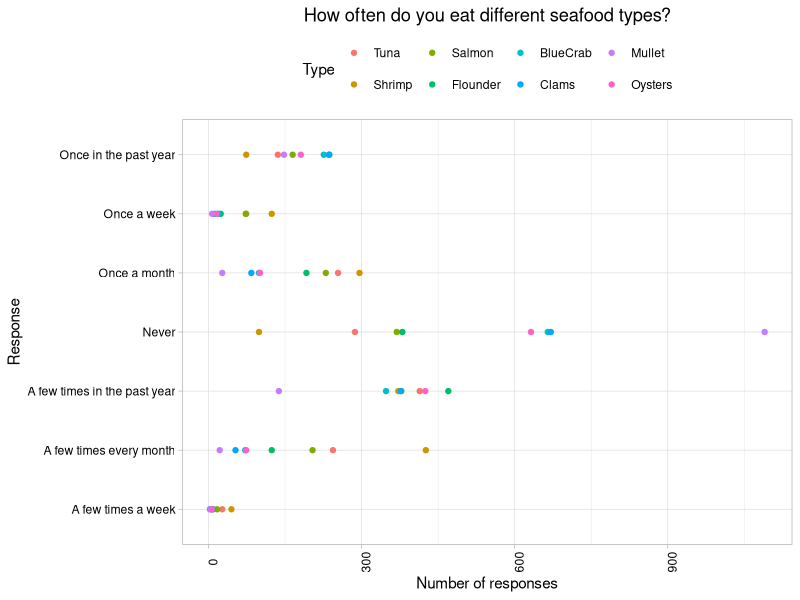
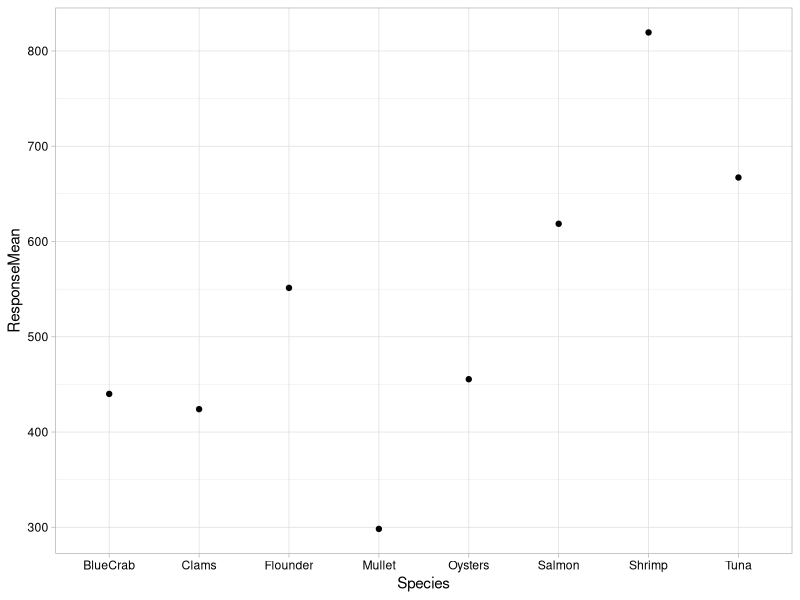
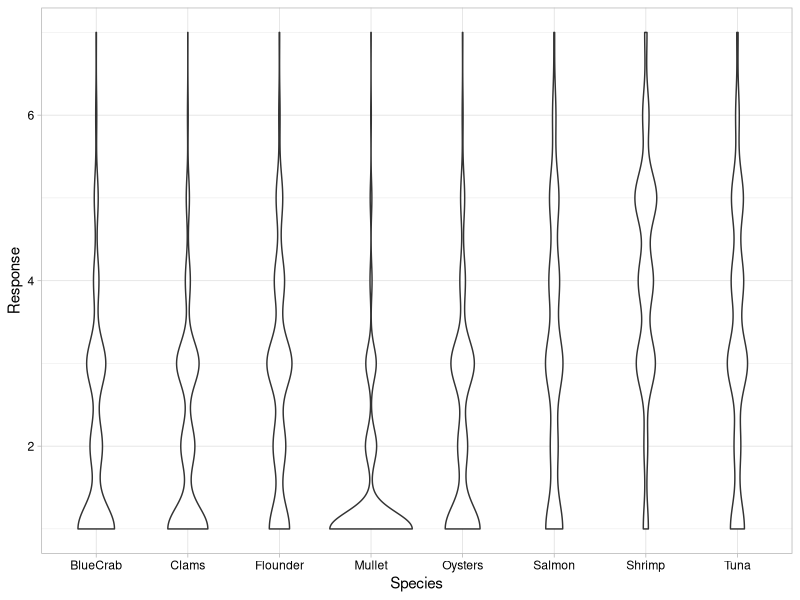
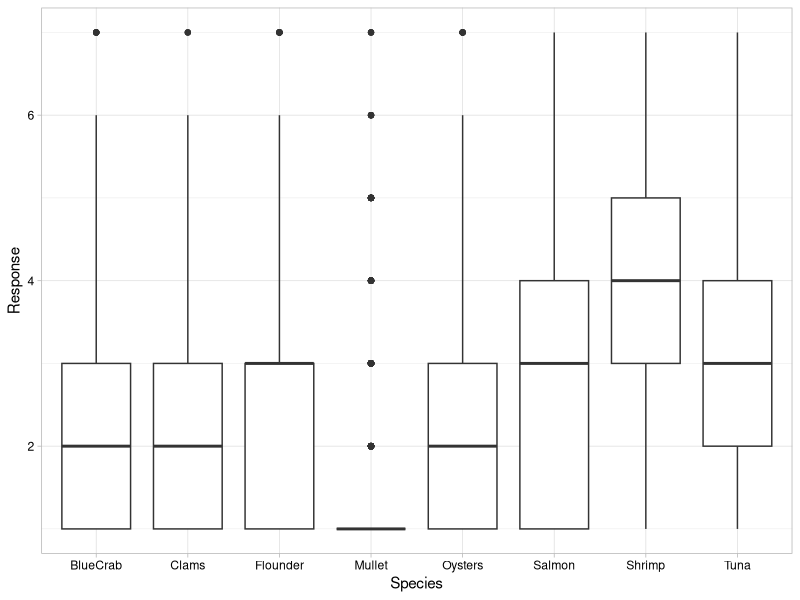
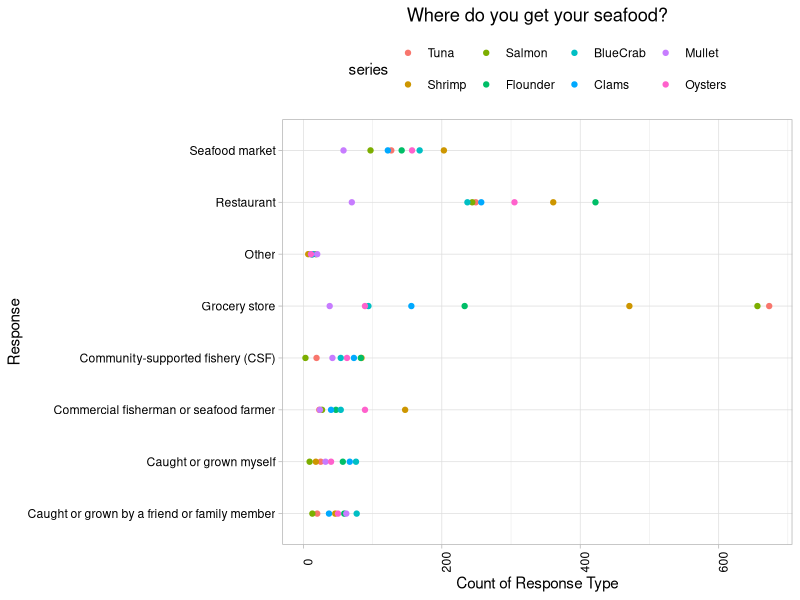
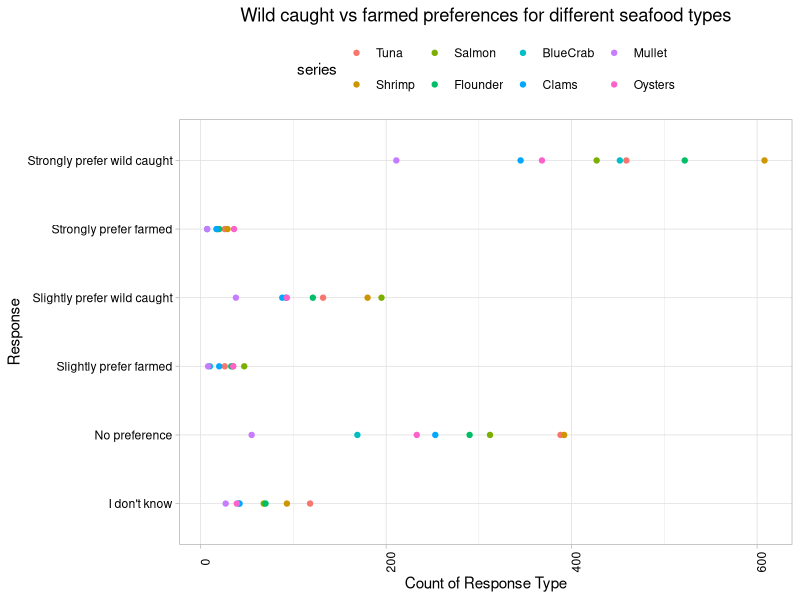
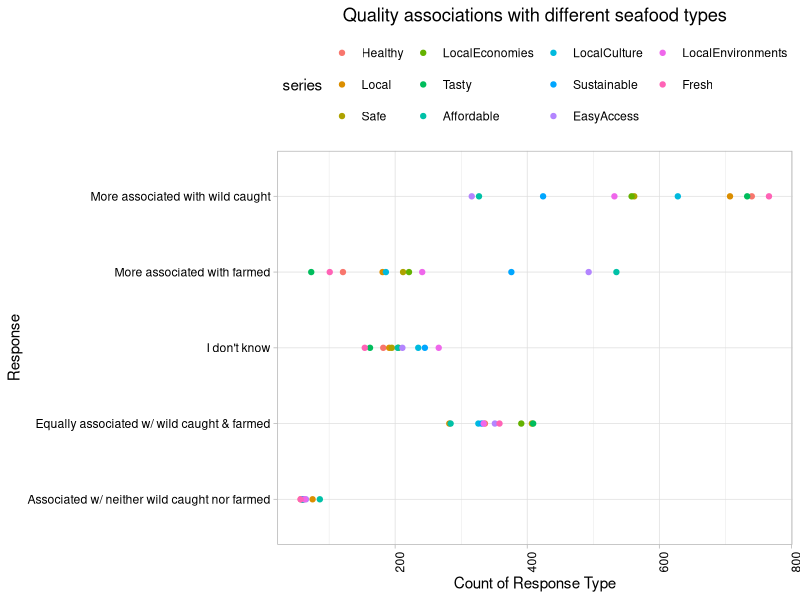
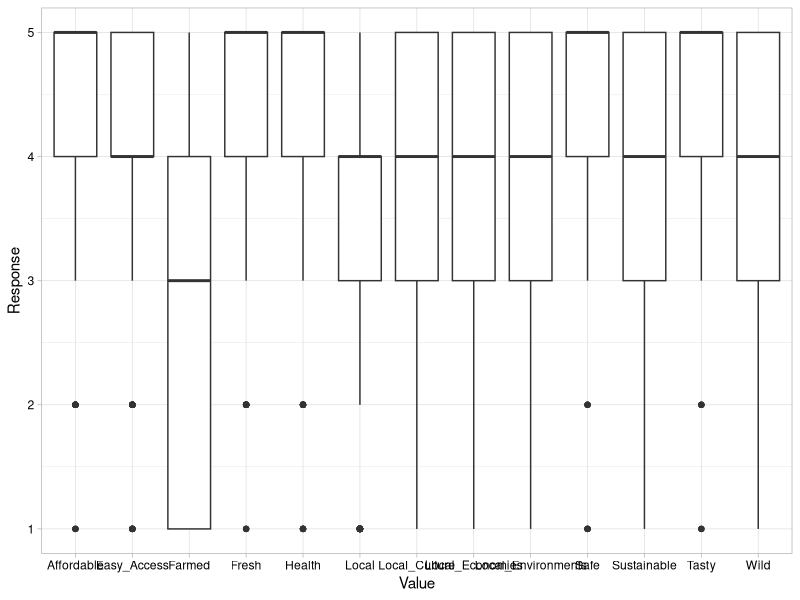

Source code (R) for these figures, in order:
## ---- chunk 1
knitr::opts_chunk$set(echo = TRUE)
## ---- chunk 2
getwd()
library(tidyverse)
library(ggplot2)
library(reshape2)

survey.dat <- read.csv("./AquacultureSurveyData.csv")
survey.codes <- read.csv("./AquacultureSurveyCodes.csv")

# Set ggplot theme
mytheme <- theme_light() +
  theme(axis.text = element_text(color = "black"), 
        legend.position = "top")
theme_set(mytheme)
## ---- chunk 3
freq.sp <- select(survey.dat, Frequency_Tuna:Frequency_Oysters)

freq.sp.Tuna <- as.data.frame(table(freq.sp$Frequency_Tuna))
freq.sp.Shrimp <- as.data.frame(table(freq.sp$Frequency_Shrimp))
freq.sp.Salmon <- as.data.frame(table(freq.sp$Frequency_Salmon))
freq.sp.Flounder <- as.data.frame(table(freq.sp$Frequency_Flounder))
freq.sp.BlueCrab <- as.data.frame(table(freq.sp$Frequency_BlueCrab))
freq.sp.Clams <- as.data.frame(table(freq.sp$Frequency_Clams))
freq.sp.Mullet <- as.data.frame(table(freq.sp$Frequency_Mullet))
freq.sp.Oysters <- as.data.frame(table(freq.sp$Frequency_Oysters))

freq.sp.summary <- freq.sp.Tuna %>% 
  left_join(freq.sp.Shrimp, by = "Var1") %>% 
  left_join(freq.sp.Salmon, by = "Var1") %>% 
  left_join(freq.sp.Flounder, by = "Var1") %>% 
  left_join(freq.sp.BlueCrab, by = "Var1") %>% 
  left_join(freq.sp.Clams, by = "Var1") %>% 
  left_join(freq.sp.Mullet, by = "Var1") %>% 
  left_join(freq.sp.Oysters, by = "Var1")
freq.sp.summary <- freq.sp.summary %>% 
  rename(Response = Var1,
         Tuna = Freq.x,
         Shrimp = Freq.y,
         Salmon = Freq.x.x,
         Flounder = Freq.y.y,
         BlueCrab = Freq.x.x.x,
         Clams = Freq.y.y.y,
         Mullet = Freq.x.x.x.x,
         Oysters = Freq.y.y.y.y)

freq.response.meaning <- c("Never", 
                           "Once in the past year", 
                           "A few times in the past year",
                           "Once a month",
                           "A few times every month",
                           "Once a week",
                           "A few times a week")

freq.sp.summary$Response_Explanation <- freq.response.meaning

#melt data frame into long format
freq.sp.summary.long <- melt(freq.sp.summary,  id.vars = 'Response_Explanation', variable.name = 'series')
freq.sp.summary.long <- freq.sp.summary.long[-c(1, 2, 3, 4, 5, 6, 7), ]
freq.sp.summary.long$value <- as.numeric(freq.sp.summary.long$value)

#create plot for each column in data frame
ggplot(freq.sp.summary.long, aes(y=Response_Explanation, x=value)) +
  geom_point(aes(colour = series)) + 
  labs(title ="How often do you eat different seafood types?",
       x="Number of responses",
       y="Response",
       color = "Type") + 
  theme(axis.text.x = element_text(angle = 90), 
        plot.title = element_text(hjust=0.5))

## ---- chunk 4
#which species are eaten most frequently
freq.sp.summary$Response <- as.numeric(freq.sp.summary$Response)
freq.sp.summary.which <- freq.sp.summary %>% 
  mutate(Tuna.freq = Tuna * Response,
         Shrimp.freq = Shrimp * Response,
         Salmon.freq = Salmon * Response,
         Flounder.freq = Flounder * Response,
         BlueCrab.freq = BlueCrab * Response,
         Clams.freq = Clams * Response,
         Mullet.freq = Mullet * Response,
         Oysters.freq = Oysters * Response) %>% 
  select(Response, Response_Explanation:Oysters.freq) %>% 
  summarize(Tuna = mean(Tuna.freq),
            Shrimp = mean(Shrimp.freq),
            Salmon = mean(Salmon.freq),
            Flounder = mean(Flounder.freq),
            BlueCrab = mean(BlueCrab.freq),
            Clams = mean(Clams.freq),
            Mullet = mean(Mullet.freq),
            Oysters = mean(Oysters.freq)) %>% 
  pivot_longer(Tuna:Oysters, names_to = "Species", values_to = "ResponseMean")

#plot most frequently eaten sp
ggplot(freq.sp.summary.which) +
  geom_point(aes(x = Species, y = ResponseMean))
## ---- chunk 5
freq.sp.pivot <- freq.sp %>% 
  rename(Tuna = Frequency_Tuna,
         Shrimp = Frequency_Shrimp,
         Salmon = Frequency_Salmon,
         Flounder = Frequency_Flounder,
         BlueCrab = Frequency_BlueCrab,
         Clams = Frequency_Clams,
         Mullet = Frequency_Mullet,
         Oysters = Frequency_Oysters) %>% 
  pivot_longer(Tuna:Oysters, names_to = "Species", values_to = "Response") %>% 
  mutate(Response = Response + 1)

# Violin plot
freq.pivot.violin <-
  ggplot(freq.sp.pivot, aes(x = Species, y = Response)) +
  geom_violin()
freq.pivot.violin

# Box plot
freq.pivot.box <-
  ggplot(freq.sp.pivot, aes(x = Species, y = Response)) +
  geom_boxplot()
freq.pivot.box
## ---- chunk 6
where.sp <- select(survey.dat, Where_Tuna:Where_Oysters)

where.sp.Tuna <- as.data.frame(table(where.sp$Where_Tuna))
where.sp.Shrimp <- as.data.frame(table(where.sp$Where_Shrimp))
where.sp.Salmon <- as.data.frame(table(where.sp$Where_Salmon))
where.sp.Flounder <- as.data.frame(table(where.sp$Where_Flounder))
where.sp.BlueCrab <- as.data.frame(table(where.sp$Where_BlueCrab))
where.sp.Clams <- as.data.frame(table(where.sp$Where_Clams))
where.sp.Mullet <- as.data.frame(table(where.sp$Where_Mullet))
where.sp.Oysters <- as.data.frame(table(where.sp$Where_Oysters))

where.sp.summary <- where.sp.Tuna %>% 
  left_join(where.sp.Shrimp, by = "Var1") %>% 
  left_join(where.sp.Salmon, by = "Var1") %>% 
  left_join(where.sp.Flounder, by = "Var1") %>% 
  left_join(where.sp.BlueCrab, by = "Var1") %>% 
  left_join(where.sp.Clams, by = "Var1") %>% 
  left_join(where.sp.Mullet, by = "Var1") %>% 
  left_join(where.sp.Oysters, by = "Var1")
where.sp.summary <- where.sp.summary %>% 
  rename(Response = Var1,
         Tuna = Freq.x,
         Shrimp = Freq.y,
         Salmon = Freq.x.x,
         Flounder = Freq.y.y,
         BlueCrab = Freq.x.x.x,
         Clams = Freq.y.y.y,
         Mullet = Freq.x.x.x.x,
         Oysters = Freq.y.y.y.y)

where.response.meaning <- c("Caught or grown myself", 
                           "Caught or grown by a friend or family member", 
                           "Grocery store",
                           "Restaurant",
                           "Seafood market",
                           "Commercial fisherman or seafood farmer",
                           "Community-supported fishery (CSF)",
                           "Other")

where.sp.summary$Response_Explanation <- where.response.meaning

#melt data frame into long format
where.sp.summary.long <- melt(where.sp.summary,  id.vars = 'Response_Explanation', variable.name = 'series')
where.sp.summary.long <- where.sp.summary.long[-c(1, 2, 3, 4, 5, 6, 7, 8), ]
where.sp.summary.long$value <- as.numeric(where.sp.summary.long$value)

#create plot for each column in data frame
ggplot(where.sp.summary.long, aes(y=Response_Explanation, x=value)) +
  geom_point(aes(colour = series)) + 
  labs(title ="Where do you get your seafood?",
       x="Count of Response Type",
       y="Response") + 
  theme(axis.text.x = element_text(angle = 90), 
        plot.title = element_text(hjust=0.5))
## ---- chunk 7
pref.sp <- select(survey.dat, Preference_Tuna:Preference_Oysters)

pref.sp.Tuna <- as.data.frame(table(pref.sp$Preference_Tuna))
pref.sp.Shrimp <- as.data.frame(table(pref.sp$Preference_Shrimp))
pref.sp.Salmon <- as.data.frame(table(pref.sp$Preference_Salmon))
pref.sp.Flounder <- as.data.frame(table(pref.sp$Preference_Flounder))
pref.sp.BlueCrab <- as.data.frame(table(pref.sp$Preference_BlueCrab))
pref.sp.Clams <- as.data.frame(table(pref.sp$Preference_Clams))
pref.sp.Mullet <- as.data.frame(table(pref.sp$Preference_Mullet))
pref.sp.Oysters <- as.data.frame(table(pref.sp$Preference_Oysters))

pref.sp.summary <- pref.sp.Tuna %>% 
  left_join(pref.sp.Shrimp, by = "Var1") %>% 
  left_join(pref.sp.Salmon, by = "Var1") %>% 
  left_join(pref.sp.Flounder, by = "Var1") %>% 
  left_join(pref.sp.BlueCrab, by = "Var1") %>% 
  left_join(pref.sp.Clams, by = "Var1") %>% 
  left_join(pref.sp.Mullet, by = "Var1") %>% 
  left_join(pref.sp.Oysters, by = "Var1")
pref.sp.summary <- pref.sp.summary %>% 
  rename(Response = Var1,
         Tuna = Freq.x,
         Shrimp = Freq.y,
         Salmon = Freq.x.x,
         Flounder = Freq.y.y,
         BlueCrab = Freq.x.x.x,
         Clams = Freq.y.y.y,
         Mullet = Freq.x.x.x.x,
         Oysters = Freq.y.y.y.y)

pref.response.meaning <- c("Strongly prefer wild caught", 
                           "Slightly prefer wild caught", 
                           "No preference",
                           "Slightly prefer farmed",
                           "Strongly prefer farmed",
                           "I don't know")

pref.sp.summary$Response_Explanation <- pref.response.meaning

#melt data frame into long format
pref.sp.summary.long <- melt(pref.sp.summary,  id.vars = 'Response_Explanation', variable.name = 'series')
pref.sp.summary.long <- pref.sp.summary.long[-c(1, 2, 3, 4, 5, 6), ]
pref.sp.summary.long$value <- as.numeric(pref.sp.summary.long$value)

#create plot for each column in data frame
ggplot(pref.sp.summary.long, aes(y=Response_Explanation, x=value)) +
  geom_point(aes(colour = series)) + 
  labs(title ="Wild caught vs farmed preferences for different seafood types",
       x="Count of Response Type",
       y="Response") + 
  theme(axis.text.x = element_text(angle = 90), 
        plot.title = element_text(hjust=0.5))
## ---- chunk 8
qual.sp <- select(survey.dat, Qualities_Healthy:Qualities_Fresh)

qual.sp.Healthy <- as.data.frame(table(qual.sp$Qualities_Healthy))
qual.sp.Local <- as.data.frame(table(qual.sp$Qualities_Local))
qual.sp.Safe <- as.data.frame(table(qual.sp$Qualities_Safe))
qual.sp.Local_Economies <- as.data.frame(table(qual.sp$Qualities_Local_Economies))
qual.sp.Tasty <- as.data.frame(table(qual.sp$Qualities_Tasty))
qual.sp.Affordable <- as.data.frame(table(qual.sp$Qualities_Affordable))
qual.sp.Local_Culture <- as.data.frame(table(qual.sp$Qualities_Local_Culture))
qual.sp.Sustainable <- as.data.frame(table(qual.sp$Qualities_Sustainable))
qual.sp.Easy_Access <- as.data.frame(table(qual.sp$Qualities_Easy_Access))
qual.sp.Local_Environments <- as.data.frame(table(qual.sp$Qualities_Local_Environments))
qual.sp.Fresh <- as.data.frame(table(qual.sp$Qualities_Fresh))

qual.sp.summary <- qual.sp.Healthy %>% 
  left_join(qual.sp.Local, by = "Var1") %>% 
  left_join(qual.sp.Safe, by = "Var1") %>% 
  left_join(qual.sp.Local_Economies, by = "Var1") %>% 
  left_join(qual.sp.Tasty, by = "Var1") %>% 
  left_join(qual.sp.Affordable, by = "Var1") %>% 
  left_join(qual.sp.Local_Culture, by = "Var1") %>% 
  left_join(qual.sp.Sustainable, by = "Var1") %>%
  left_join(qual.sp.Easy_Access, by = "Var1") %>%
  left_join(qual.sp.Local_Environments, by = "Var1") %>%
  left_join(qual.sp.Fresh, by = "Var1")
qual.sp.summary <- qual.sp.summary %>% 
  rename(Response = Var1,
         Healthy = Freq.x,
         Local = Freq.y,
         Safe = Freq.x.x,
         LocalEconomies = Freq.y.y,
         Tasty = Freq.x.x.x,
         Affordable = Freq.y.y.y,
         LocalCulture = Freq.x.x.x.x,
         Sustainable = Freq.y.y.y.y,
         EasyAccess = Freq.x.x.x.x.x,
         LocalEnvironments = Freq.y.y.y.y.y,
         Fresh = Freq)

qual.response.meaning <- c("More associated with wild caught", 
                           "Equally associated w/ wild caught & farmed", 
                           "More associated with farmed",
                           "Associated w/ neither wild caught nor farmed",
                           "I don't know")

qual.sp.summary$Response_Explanation <- qual.response.meaning

#melt data frame into long format
qual.sp.summary.long <- melt(qual.sp.summary,  id.vars = 'Response_Explanation', variable.name = 'series')
qual.sp.summary.long <- qual.sp.summary.long[-c(1, 2, 3, 4, 5), ]
qual.sp.summary.long$value <- as.numeric(qual.sp.summary.long$value)

#create plot for each column in data frame
ggplot(qual.sp.summary.long, aes(y=Response_Explanation, x=value)) +
  geom_point(aes(colour = series)) + 
  labs(title ="Quality associations with different seafood types",
       x="Count of Response Type",
       y="Response") + 
  theme(axis.text.x = element_text(angle = 90), 
        plot.title = element_text(hjust=0.5))
## ---- chunk 9
importance <- survey.dat %>% 
  select(Importance_Health:Importance_Farmed, Age_corrected, Gender_original, Education, Political_Party, Race1, Income) %>% 
   rename(Health = Importance_Health,
         Local = Importance_Local,
         Safe = Importance_Safe,
         Local_Economies = Importance_Local_Economies,
         Tasty = Importance_Tasty,
         Affordable = Importance_Affordable,
         Local_Culture = Importance_Local_Culture,
         Sustainable = Importance_Sustainable,
         Easy_Access = Importance_Easy_Access,
         Local_Environments = Importance_Local_Environments,
         Fresh = Importance_Fresh,
         Wild = Importance_Wild,
         Farmed = Importance_Farmed,
         Age = Age_corrected,
         Gender = Gender_original) %>% 
  filter(Education != 8, Gender == 1 | Gender == 2, Age != 8, Political_Party == 1 | Political_Party == 2, Race1 != 8 | Race1 != 9, Income != 8)

columnnames <- c("Age", "Gender", "Education", "Political_Party", "Race1", "Income")
importance[columnnames] <- lapply(importance[columnnames], factor)

import.pivot <- importance %>% 
  pivot_longer(Health:Farmed, names_to = "Value", values_to = "Response")

# Box plot
import.pivot.box <-
  ggplot(import.pivot, aes(x = Value, y = Response)) +
  geom_boxplot()
import.pivot.box  #doesn't show much honestly

# exploring demographics to see if there are any w/ few numbers
summary(importance$Age)
summary(importance$Gender)
summary(importance$Education) #only 7 people at ed level 7 doctorate
summary(importance$Political_Party)
summary(importance$Race1) #low numbers of 4-7 - might want to narrow to just 1, 2, 3 (white, latino, black)
summary(importance$Income)

# distribution of selected values
sust <- summary(importance$Sustainable)
sust[4]

import.summary <- importance %>% 
  summarize(Health = mean(Health),
            Local = mean(Local),
            Safe = mean(Safe),
            Local_Economies = mean(Local_Economies),
            Tasty = mean(Tasty),
            Affordable = mean(Affordable),
            Local_Culture = mean(Local_Culture),
            Sustainable = mean(Sustainable),
            Easy_Access = mean(Easy_Access),
            Local_Env = mean(Local_Environments),
            Fresh = mean(Fresh),
            Wild = mean(Wild),
            Farmed = mean(Farmed)) %>% 
  pivot_longer(Health:Farmed, names_to = "Value", values_to = "Mean")

ggplot(import.summary, aes(x = Value, y = Mean)) +
  geom_point(size = 3) +
  scale_y_continuous(limits = c(1,5)) +
  theme(axis.text.x = element_text(angle = 45, vjust = 0.65), 
        plot.title = element_text(hjust=0.5)) +
  labs(title = "Mean rating of values associated with seafood")
## ---- chunk 10
#models
importance.lm.age <- lm(data = importance, Wild ~ Age)
summary(importance.lm.age) #older people care more about wild?

importance.lm.gender <- lm(data = importance, Wild ~ Gender)
summary(importance.lm.gender) # no difference

importance.lm.education <- lm(data = importance, Wild ~ Education)
summary(importance.lm.education) # ed3 significant

importance.lm.political <- lm(data = importance, Wild ~ Political_Party)
summary(importance.lm.political) # no significance

importance.lm.race <- lm(data = importance, Wild ~ Race1)
summary(importance.lm.race) # no significance

importance.lm.income <- lm(data = importance, Wild ~ Income)
summary(importance.lm.income) # 

importance.lm.age.gender <- lm(data = importance, Wild ~ Age * Gender)
summary(importance.lm.age.gender) #

importance.plot <- ggplot(importance, aes(x = Education, y = Wild)) +
  geom_jitter()
importance.plot
## ---- chunk 11
#models
fresh.lm.age <- lm(data = importance, Fresh ~ Age)
summary(fresh.lm.age) #older people care more about fresh

fresh.lm.gender <- lm(data = importance, Fresh ~ Gender)
summary(fresh.lm.gender) # no difference

fresh.lm.education <- lm(data = importance, Fresh ~ Education)
summary(fresh.lm.education) # ed3 significant

fresh.lm.political <- lm(data = importance, Fresh ~ Political_Party)
summary(fresh.lm.political) # no significance

fresh.lm.race <- lm(data = importance, Fresh ~ Race1)
summary(fresh.lm.race) # no significance

fresh.lm.income <- lm(data = importance, Fresh ~ Income)
summary(fresh.lm.income) # no significance

fresh.lm.age.gender <- lm(data = importance, Fresh ~ Age * Gender)
summary(fresh.lm.age.gender) #

#example plot?
fresh.plot <- ggplot(importance, aes(x = Education, y = Fresh)) +
  geom_jitter()
fresh.plot
## ---- chunk 12
summary(importance$Sustainable)

sust.lm.age <- lm(data = importance, Sustainable ~ Age)
summary(sust.lm.age) #age 6 cares slightly more

sust.lm.gender <- lm(data = importance, Sustainable ~ Gender)
summary(sust.lm.gender) # no difference

sust.lm.education <- lm(data = importance, Sustainable ~ Education)
summary(sust.lm.education) # ed3 significant

sust.lm.political <- lm(data = importance, Sustainable ~ Political_Party)
summary(sust.lm.political) # no significance

sust.lm.race <- lm(data = importance, Sustainable ~ Race1)
summary(sust.lm.race) # no significance

sust.lm.income <- lm(data = importance, Sustainable ~ Income)
summary(sust.lm.income) # no significance

sust.lm.age.gender <- lm(data = importance, Sustainable ~ Age * Gender)
summary(sust.lm.age.gender) #

sust.plot <- ggplot(importance, aes(x = Education, y = Sustainable)) +
  geom_jitter()
sust.plot
## ---- chunk 13
summary(importance$Local)

local.lm.age <- lm(data = importance, Local ~ Age)
summary(local.lm.age) #age 6 cares slightly more

local.lm.gender <- lm(data = importance, Local ~ Gender)
summary(local.lm.gender) # no difference

local.lm.education <- lm(data = importance, Local ~ Education)
summary(local.lm.education) # ed3 significant

local.lm.political <- lm(data = importance, Local ~ Political_Party)
summary(local.lm.political) # no significance

local.lm.race <- lm(data = importance, Local ~ Race1)
summary(local.lm.race) # no significance

local.lm.income <- lm(data = importance, Local ~ Income)
summary(local.lm.income) # no significance

local.lm.age.gender <- lm(data = importance, Local ~ Age * Gender)
summary(local.lm.age.gender) #

local.plot <- ggplot(importance, aes(x = Education, y = Local)) +
  geom_jitter()
local.plot
